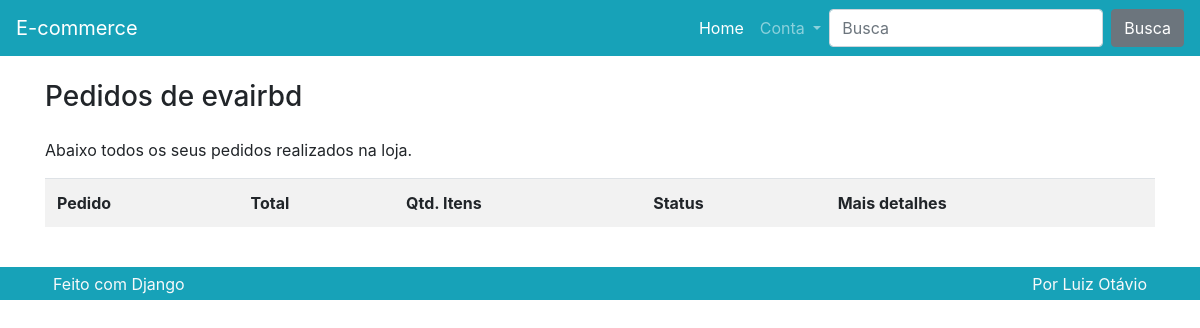
The app's page /pedido/lista/ (signed in), older data.
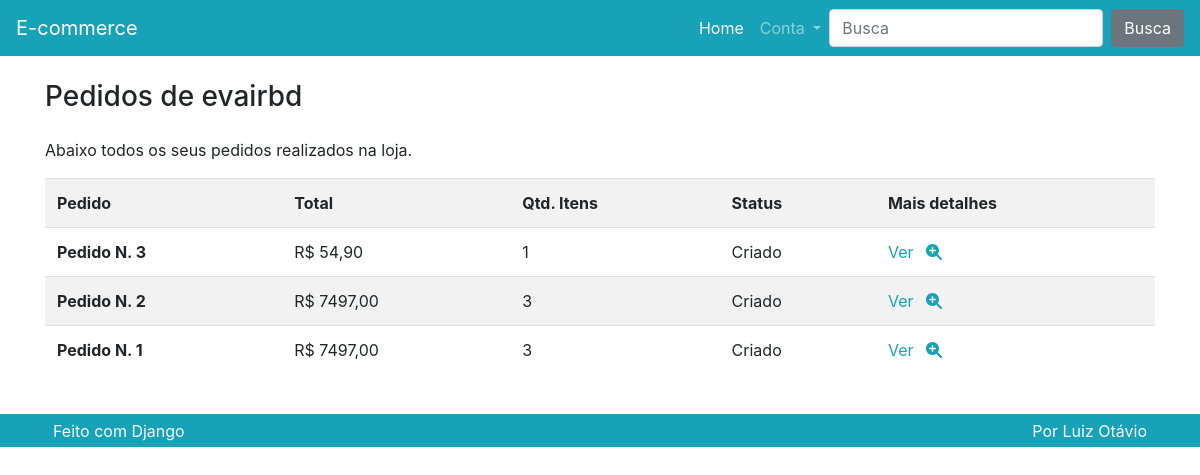
The same page, newer data.
### pedido/models.py (models this page shows)
class Pedido(models.Model):
    usuario = models.ForeignKey(User, on_delete=models.CASCADE)
    total = models.FloatField()
    qtd_total = models.PositiveIntegerField()
    status = models.CharField(
        default= 'C',
        max_length=1,
        choices=(
            ('A', 'Aprovado'),
            ('C','Criado'),
            ('R', 'Reprovado'),
            ('P','Pendente'),
            ('E', 'Enviado'),
            ('F', 'Finalizado')
        )
    )
    def __str__(self):
        return f'Pedido N. {self.pk}'

### pedido/views.py (the view)
# urls.py: path('lista/', views.Lista.as_view(), name='lista'),
class Lista(DispatchLoginRequiredMixin, ListView):
    model = Pedido
    context_object_name = 'pedidos'
    template_name = 'pedido/lista.html'
    paginate_by = 10
    ordering = ['-id']

### pedido/views.py (called while the page is built)
    def dispatch(self, *args, **kwargs):
        if not self.request.user.is_authenticated:
            return redirect('perfil:criar')
        return super().dispatch(*args, **kwargs)

    def get_queryset(self, *args, **kwargs):
        qs = super().get_queryset(*args, **kwargs)
        qs = qs.filter(usuario=self.request.user)
        return qs

### produto/templatetags/omfilters.py (called while the page is built)
@register.filter
def formata_preco(val):
    return utils.formata_preco(val)

### utils/utils.py (called while the page is built)
def formata_preco(val):
    return f'R$ {val:.2f}'.replace('.',',')

### pedido/templates/pedido/lista.html (shortened to what this page needs)
{% extends 'base.html' %}
{% load omfilters %}
{% block conteudo %}
<div class="row">
    <div class="col">
        <h3 class="mb-4">Pedidos de {{ user }}</h3>
        <p>Abaixo todos os seus pedidos realizados na loja.</p>
        <div class="table-responsive">
            <table class="table table-striped">
                <tr>
                    <th scope="col">Pedido</th>
                    <th scope="col">Total</th>
                    <th scope="col">Qtd. Itens</th>
                    <th scope="col">Status</th>
                    <th scope="col">Mais detalhes</th>
                </tr>
                {% for pedido in pedidos %}
                <tr>
                    <th scope="row">{{ pedido }}</td>
                    <td>{{ pedido.total|formata_preco }}</td>
                    <td>{{ pedido.qtd_total }}</td>
                    <td>{{ pedido.get_status_display }}</td>
                    <td>
                        <a href="{% url 'pedido:detalhe' pedido.pk %}">
                            Ver <i class="fas fa-search-plus ml-2"></i>
                        </a>
                    </td>
                </tr>
                {% endfor %}
            </table>
        </div>
    </div>
</div>
{% endblock %}

### templates/base.html (shortened to what this page needs)
<!doctype html>
<html lang="pt_BR">
<head>
    {% include 'parciais/_head.html' %}
</head>
<body>
    {% include 'parciais/_nav.html' %}
    <main class="container mt-4 mb-4">
        {% block conteudo %}{% endblock conteudo %}
    </main>
    {% include 'parciais/_footer.html' %}
</body>
</html>

### templates/parciais/_head.html (shortened to what this page needs)
{% load static %}
<link rel="stylesheet" href="{% static 'assets/bootstrap/css/bootstrap.css' %} ">
<link rel="stylesheet" href="{% static 'assets/custom/css/style.css' %}">

### templates/parciais/_nav.html (shortened to what this page needs)
{% load omfilters %}
<nav class="navbar navbar-dark bg-primary navbar-expand-lg">
    <a class="navbar-brand" href="{% url "produto:lista" %}">E-commerce</a>
    <div class="collapse navbar-collapse" id="navbarSupportedContent">
        <ul class="navbar-nav ml-auto">
            <li class="nav-item active">
                <a class="nav-link" href="{% url "produto:lista" %}">Home <span class="sr-only">(current)</span></a>
            </li>
            {% if request.user.is_authenticated %}
                <li class="nav-item dropdown">
                    <a class="nav-link dropdown-toggle" id="navbarDropdown" role="button"
                        data-toggle="dropdown" aria-haspopup="true" aria-expanded="false">
                        Conta
                    </a>
                </li>
            {% else %}
                <li class="nav-item">
                    <a class="nav-link" href="{% url "perfil:criar" %}">Entrar</a>
                </li>
            {% endif %}
        </ul>
        <form class="form-inline my-2 my-lg-0" method="GET" action="{% url 'produto:busca' %}">
            <input name="termo" value="{{request.GET.termo}}" class="form-control mr-sm-2" type="Busca" placeholder="Busca" aria-label="Busca">
            <button class="btn btn-secondary my-2 my-sm-0" type="submit">Busca</button>
        </form>
    </div>
</nav>

### templates/parciais/_footer.html (shortened to what this page needs)
{% load static %}
<footer class="container-fluid bg-primary">
    <div class="container text-light">
        <div class="row">
            <div class="col">
                <div class="p-1">
                    <span class="align-middle p-1">Feito com Django</span>
                </div>
            </div>
            <div class="col">
                <div class="p-1 text-right">
                    <span class="align-middle p-1">Por Luiz Otávio</span>
                </div>
            </div>
        </div>
    </div>
</footer>

Row changes from the older to the newer data that the page shows:
added Pedido: id "Pedido N. 3", total "R$ 54,90", qtd_total "1", status "Criado"
added Pedido: id "Pedido N. 2", total "R$ 7497,00", qtd_total "3", status "Criado"
added Pedido: id "Pedido N. 1", total "R$ 7497,00", qtd_total "3", status "Criado"
